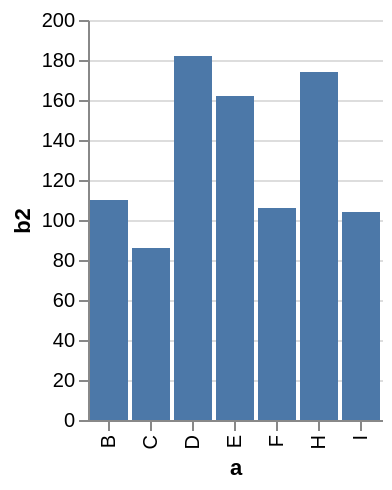

Source (Vega-Lite JSON):
### Vega specification from a JSON file in a GitHub repository (floating-point values rounded to 4 significant figures)
{"$schema": "https://vega.github.io/schema/vega/v3.0.json", "description": "A simple bar chart with embedded data that uses a filter and calculate.", "autosize": "pad", "padding": 5, "encode": {"update": {"fill": {"value": "transparent"}}}, "data": [{"name": "source_0", "values": [{"a": "A", "b": 28}, {"a": "B", "b": 55}, {"a": "C", "b": 43}, {"a": "G", "b": 19}, {"a": "H", "b": 87}, {"a": "I", "b": 52}, {"a": "D", "b": 91}, {"a": "E", "b": 81}, {"a": "F", "b": 53}]}, {"name": "data_0", "source": "source_0", "transform": [{"type": "formula", "expr": "2*datum.b", "as": "b2"}, {"type": "filter", "expr": "datum.b2 > 60"}, {"type": "filter", "expr": "datum[\"b2\"] !== null && !isNaN(datum[\"b2\"])"}]}], "signals": [{"name": "width", "update": "bandspace(domain('x').length, 0.1, 0.05) * 21"}, {"name": "height", "update": "200"}], "marks": [{"name": "marks", "type": "rect", "role": "bar", "from": {"data": "data_0"}, "encode": {"update": {"x": {"scale": "x", "field": "a"}, "width": {"scale": "x", "band": true}, "y": {"scale": "y", "field": "b2"}, "y2": {"scale": "y", "value": 0}, "fill": {"value": "#4c78a8"}}}}], "scales": [{"name": "x", "type": "band", "domain": {"data": "data_0", "field": "a", "sort": true}, "range": {"step": 21}, "round": true, "paddingInner": 0.1, "paddingOuter": 0.05}, {"name": "y", "type": "linear", "domain": {"data": "data_0", "field": "b2"}, "range": [200, 0], "round": true, "nice": true, "zero": true}], "axes": [{"scale": "x", "orient": "bottom", "tickCount": 5, "title": "a", "zindex": 1, "encode": {"labels": {"update": {"angle": {"value": 270}, "align": {"value": "right"}, "baseline": {"value": "middle"}}}}}, {"scale": "y", "orient": "left", "title": "b2", "zindex": 1}, {"scale": "y", "domain": false, "grid": true, "labels": false, "orient": "left", "ticks": false, "zindex": 0, "gridScale": "x"}]}
